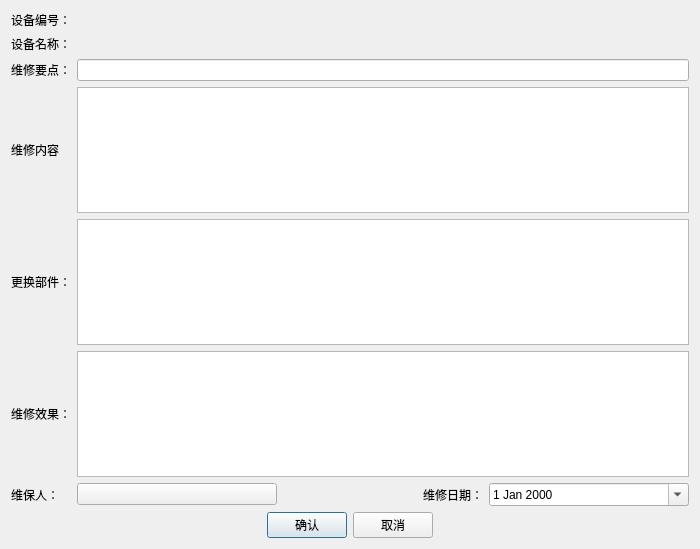
<?xml version="1.0" encoding="UTF-8"?>
<ui version="4.0">
 <class>Dialog</class>
 <widget class="QDialog" name="Dialog">
  <property name="geometry">
   <rect>
    <x>0</x>
    <y>0</y>
    <width>700</width>
    <height>549</height>
   </rect>
  </property>
  <property name="windowTitle">
   <string>编辑维修记录</string>
  </property>
  <layout class="QGridLayout" name="gridLayout">
   <item row="1" column="1">
    <widget class="QLabel" name="label_eqname">
     <property name="text">
      <string/>
     </property>
    </widget>
   </item>
   <item row="0" column="1">
    <widget class="QLabel" name="label_eqno">
     <property name="text">
      <string/>
     </property>
    </widget>
   </item>
   <item row="5" column="1">
    <widget class="QPlainTextEdit" name="plainTextEdit_running"/>
   </item>
   <item row="4" column="1">
    <widget class="QPlainTextEdit" name="plainTextEdit_part"/>
   </item>
   <item row="3" column="1">
    <widget class="QPlainTextEdit" name="plainTextEdit_repaired"/>
   </item>
   <item row="0" column="0">
    <widget class="QLabel" name="label">
     <property name="text">
      <string>设备编号：</string>
     </property>
    </widget>
   </item>
   <item row="6" column="0">
    <widget class="QLabel" name="label_7">
     <property name="text">
      <string>维保人：</string>
     </property>
    </widget>
   </item>
   <item row="3" column="0">
    <widget class="QLabel" name="label_5">
     <property name="text">
      <string>维修内容</string>
     </property>
    </widget>
   </item>
   <item row="5" column="0">
    <widget class="QLabel" name="label_6">
     <property name="text">
      <string>维修效果：</string>
     </property>
    </widget>
   </item>
   <item row="4" column="0">
    <widget class="QLabel" name="label_4">
     <property name="text">
      <string>更换部件：</string>
     </property>
    </widget>
   </item>
   <item row="1" column="0">
    <widget class="QLabel" name="label_2">
     <property name="text">
      <string>设备名称：</string>
     </property>
    </widget>
   </item>
   <item row="9" column="0" colspan="2">
    <layout class="QHBoxLayout" name="horizontalLayout">
     <item>
      <spacer name="horizontalSpacer">
       <property name="orientation">
        <enum>Qt::Horizontal</enum>
       </property>
       <property name="sizeHint" stdset="0">
        <size>
         <width>40</width>
         <height>20</height>
        </size>
       </property>
      </spacer>
     </item>
     <item>
      <widget class="QPushButton" name="pushButton_accept">
       <property name="text">
        <string>确认</string>
       </property>
      </widget>
     </item>
     <item>
      <widget class="QPushButton" name="pushButton_cancel">
       <property name="text">
        <string>取消</string>
       </property>
      </widget>
     </item>
     <item>
      <spacer name="horizontalSpacer_2">
       <property name="orientation">
        <enum>Qt::Horizontal</enum>
       </property>
       <property name="sizeHint" stdset="0">
        <size>
         <width>40</width>
         <height>20</height>
        </size>
       </property>
      </spacer>
     </item>
    </layout>
   </item>
   <item row="2" column="0">
    <widget class="QLabel" name="label_3">
     <property name="text">
      <string>维修要点：</string>
     </property>
    </widget>
   </item>
   <item row="2" column="1">
    <widget class="QLineEdit" name="lineEdit_mainpoint"/>
   </item>
   <item row="6" column="1">
    <layout class="QHBoxLayout" name="horizontalLayout_2">
     <item>
      <widget class="SignButton" name="pushButton_repairer">
       <property name="text">
        <string/>
       </property>
      </widget>
     </item>
     <item>
      <widget class="QLabel" name="label_10">
       <property name="text">
        <string>维修日期：</string>
       </property>
       <property name="alignment">
        <set>Qt::AlignRight|Qt::AlignTrailing|Qt::AlignVCenter</set>
       </property>
      </widget>
     </item>
     <item>
      <widget class="QDateEdit" name="dateEdit_finishdate">
       <property name="calendarPopup">
        <bool>true</bool>
       </property>
      </widget>
     </item>
    </layout>
   </item>
  </layout>
 </widget>
 <customwidgets>
  <customwidget>
   <class>SignButton</class>
   <extends>QPushButton</extends>
   <header>lib.sign.signbutton.h</header>
  </customwidget>
 </customwidgets>
 <tabstops>
  <tabstop>lineEdit_mainpoint</tabstop>
  <tabstop>plainTextEdit_repaired</tabstop>
  <tabstop>plainTextEdit_part</tabstop>
  <tabstop>plainTextEdit_running</tabstop>
  <tabstop>pushButton_repairer</tabstop>
  <tabstop>dateEdit_finishdate</tabstop>
  <tabstop>pushButton_accept</tabstop>
  <tabstop>pushButton_cancel</tabstop>
 </tabstops>
 <resources/>
 <connections/>
</ui>
